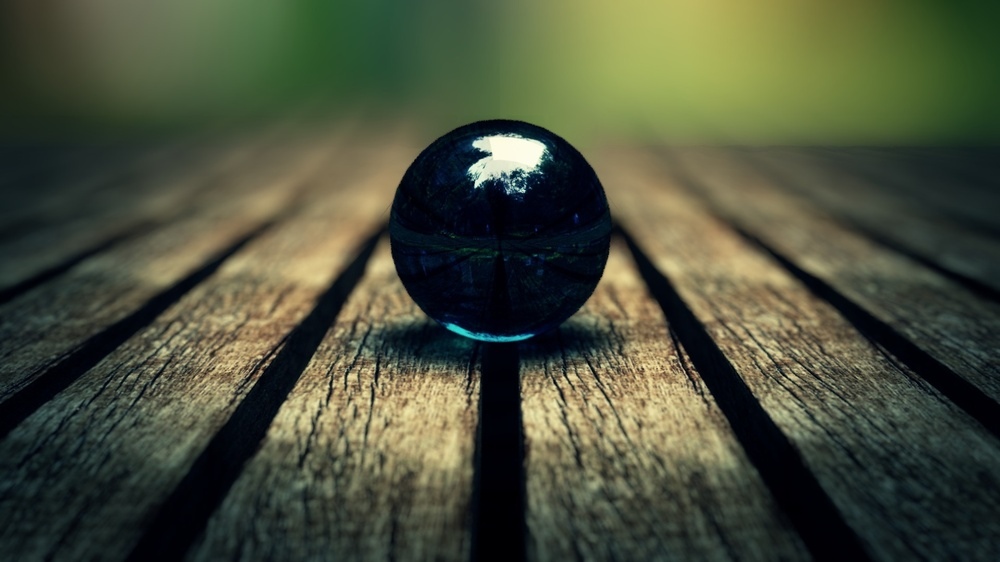
#> input picture OpenCV/img.jpg, 1000 x 562 px, shrunk from 1920 x 1080 before the run
$ python 10-imageTransformation.py
#> lines starting #> are read from the running program, lines starting #| are printed output that depends on the picture
import numpy as np
import cv2

pic = cv2.imread('img.jpg')
#> pic is the input picture: shape (562, 1000, 3); mean B, G, R 59.3, 79.7, 74.1
rows = pic.shape[0]
#> rows = 562
cols = pic.shape[1]
#> cols = 1000

M = np.float32([[1,0,150],[0,1,70]]) # 150 pixels to right and 70 pixels down

shifted = cv2.warpAffine(pic,M,(cols,rows))
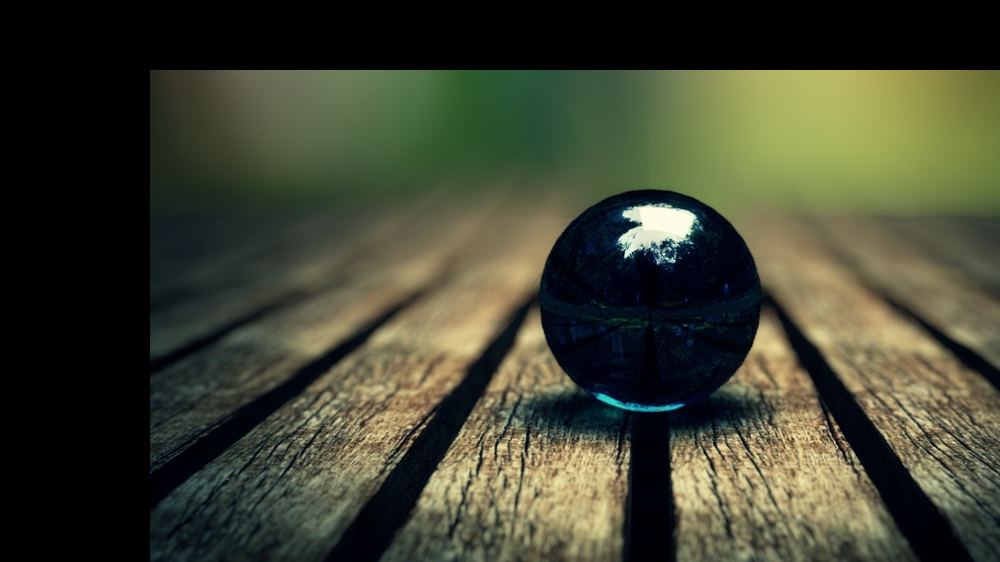
#> shifted: shape (562, 1000, 3); mean B, G, R 49.2, 67.2, 64.4
cv2.imshow('shifted',shifted)

cv2.waitKey(0)
cv2.destroyWindow()
